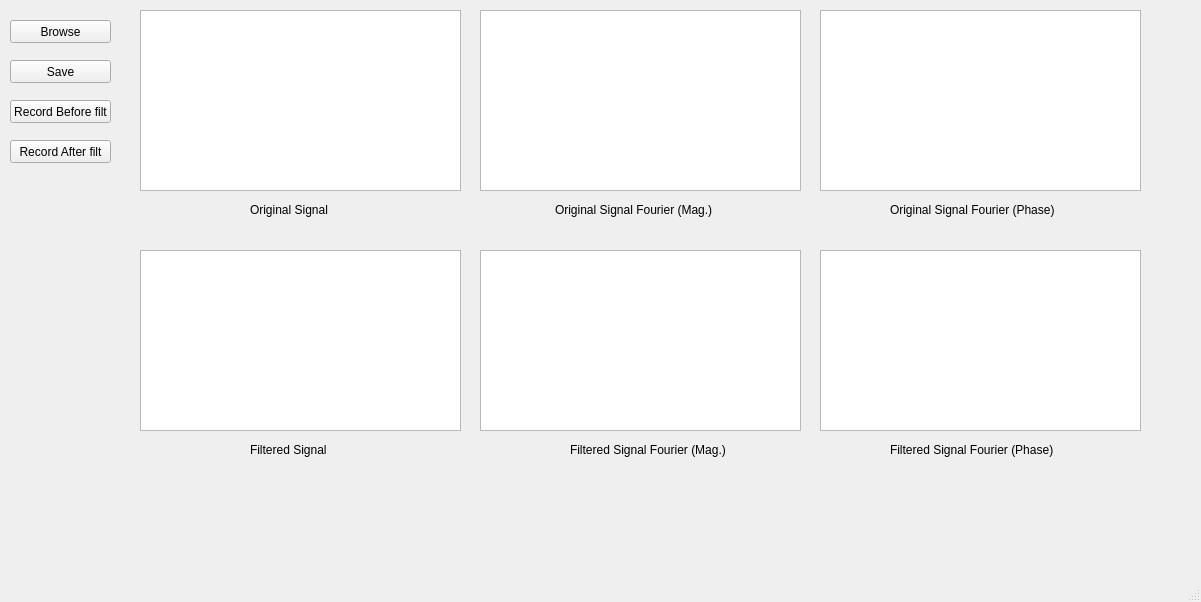
<?xml version="1.0" encoding="UTF-8"?>
<ui version="4.0">
 <class>MainWindow</class>
 <widget class="QMainWindow" name="MainWindow">
  <property name="geometry">
   <rect>
    <x>0</x>
    <y>0</y>
    <width>1201</width>
    <height>602</height>
   </rect>
  </property>
  <property name="windowTitle">
   <string>MainWindow</string>
  </property>
  <widget class="QWidget" name="centralwidget">
   <widget class="PlotWidget" name="signalBefore">
    <property name="geometry">
     <rect>
      <x>140</x>
      <y>10</y>
      <width>321</width>
      <height>181</height>
     </rect>
    </property>
   </widget>
   <widget class="QPushButton" name="browseBtn">
    <property name="geometry">
     <rect>
      <x>10</x>
      <y>20</y>
      <width>101</width>
      <height>23</height>
     </rect>
    </property>
    <property name="text">
     <string>Browse</string>
    </property>
   </widget>
   <widget class="QPushButton" name="saveBtn">
    <property name="geometry">
     <rect>
      <x>10</x>
      <y>60</y>
      <width>101</width>
      <height>23</height>
     </rect>
    </property>
    <property name="text">
     <string>Save</string>
    </property>
   </widget>
   <widget class="QPushButton" name="recordBeforeBtn">
    <property name="geometry">
     <rect>
      <x>10</x>
      <y>100</y>
      <width>101</width>
      <height>23</height>
     </rect>
    </property>
    <property name="text">
     <string>Record Before filt</string>
    </property>
   </widget>
   <widget class="PlotWidget" name="signalAfter">
    <property name="geometry">
     <rect>
      <x>140</x>
      <y>250</y>
      <width>321</width>
      <height>181</height>
     </rect>
    </property>
   </widget>
   <widget class="PlotWidget" name="freqMagBefore">
    <property name="geometry">
     <rect>
      <x>480</x>
      <y>10</y>
      <width>321</width>
      <height>181</height>
     </rect>
    </property>
   </widget>
   <widget class="PlotWidget" name="freqMagAfter">
    <property name="geometry">
     <rect>
      <x>480</x>
      <y>250</y>
      <width>321</width>
      <height>181</height>
     </rect>
    </property>
   </widget>
   <widget class="PlotWidget" name="freqPhaseBefore">
    <property name="geometry">
     <rect>
      <x>820</x>
      <y>10</y>
      <width>321</width>
      <height>181</height>
     </rect>
    </property>
   </widget>
   <widget class="PlotWidget" name="freqPhaseAfter">
    <property name="geometry">
     <rect>
      <x>820</x>
      <y>250</y>
      <width>321</width>
      <height>181</height>
     </rect>
    </property>
   </widget>
   <widget class="QLabel" name="label">
    <property name="geometry">
     <rect>
      <x>250</x>
      <y>200</y>
      <width>81</width>
      <height>20</height>
     </rect>
    </property>
    <property name="text">
     <string>Original Signal</string>
    </property>
   </widget>
   <widget class="QLabel" name="label_2">
    <property name="geometry">
     <rect>
      <x>250</x>
      <y>440</y>
      <width>101</width>
      <height>20</height>
     </rect>
    </property>
    <property name="text">
     <string>Filtered Signal</string>
    </property>
   </widget>
   <widget class="QLabel" name="label_3">
    <property name="geometry">
     <rect>
      <x>555</x>
      <y>200</y>
      <width>171</width>
      <height>20</height>
     </rect>
    </property>
    <property name="text">
     <string>Original Signal Fourier (Mag.)</string>
    </property>
   </widget>
   <widget class="QLabel" name="label_4">
    <property name="geometry">
     <rect>
      <x>570</x>
      <y>440</y>
      <width>171</width>
      <height>20</height>
     </rect>
    </property>
    <property name="text">
     <string>Filtered Signal Fourier (Mag.)</string>
    </property>
   </widget>
   <widget class="QLabel" name="label_5">
    <property name="geometry">
     <rect>
      <x>890</x>
      <y>440</y>
      <width>171</width>
      <height>20</height>
     </rect>
    </property>
    <property name="text">
     <string>Filtered Signal Fourier (Phase)</string>
    </property>
   </widget>
   <widget class="QLabel" name="label_6">
    <property name="geometry">
     <rect>
      <x>890</x>
      <y>200</y>
      <width>171</width>
      <height>20</height>
     </rect>
    </property>
    <property name="text">
     <string>Original Signal Fourier (Phase)</string>
    </property>
   </widget>
   <widget class="QPushButton" name="recordAfterBtn">
    <property name="geometry">
     <rect>
      <x>10</x>
      <y>140</y>
      <width>101</width>
      <height>23</height>
     </rect>
    </property>
    <property name="text">
     <string>Record After filt</string>
    </property>
   </widget>
  </widget>
  <widget class="QMenuBar" name="menubar">
   <property name="geometry">
    <rect>
     <x>0</x>
     <y>0</y>
     <width>1201</width>
     <height>21</height>
    </rect>
   </property>
  </widget>
  <widget class="QStatusBar" name="statusbar"/>
 </widget>
 <customwidgets>
  <customwidget>
   <class>PlotWidget</class>
   <extends>QGraphicsView</extends>
   <header location="global">pyqtgraph</header>
  </customwidget>
 </customwidgets>
 <resources/>
 <connections/>
</ui>
